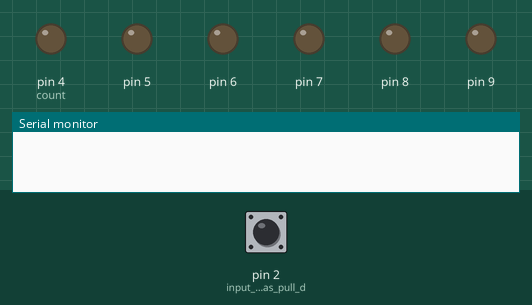
Recording of a sketch running on a simulated Arduino Uno, built with avr-gcc and run on an emulated ATmega328P. On the bench: output pins drawn as LEDs (lit = HIGH), the last lines printed to the serial monitor. The inputs (shaded band) are chosen by the test bench; at power-on: pin 2 (input_connected_as_pull_d) LOW.

Above: at 1.2 s.
1.3 s: pin 2 (input_connected_as_pull_d) driven HIGH
At 2.1 s:
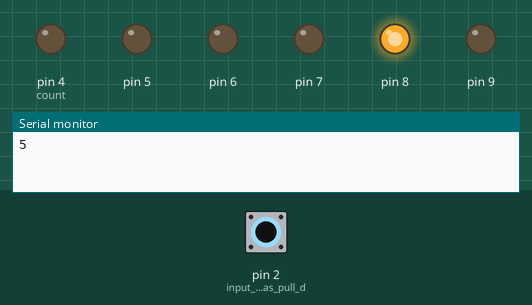
2.8 s: pin 2 (input_connected_as_pull_d) pulsed LOW 5 times (0.12 s each, 0.3 s apart)
At 5.0 s:
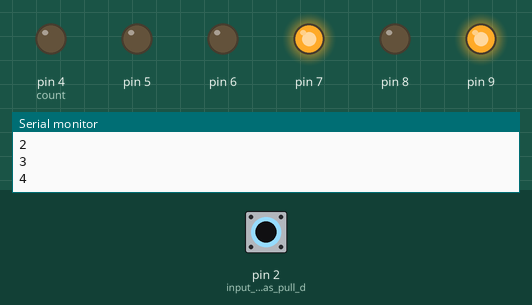
5.8 s: pin 2 (input_connected_as_pull_d) pulsed LOW 2 times (0.12 s each, 0.3 s apart)
At 6.6 s:
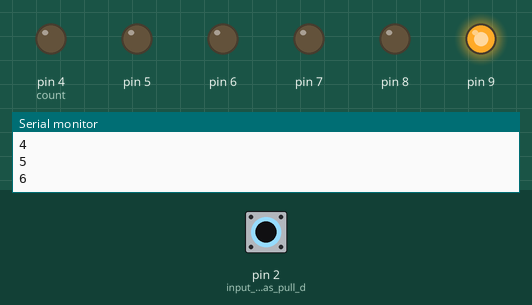
Timing chart, 0 to 8.8 s (numbered marks = the images above; inputs shaded):
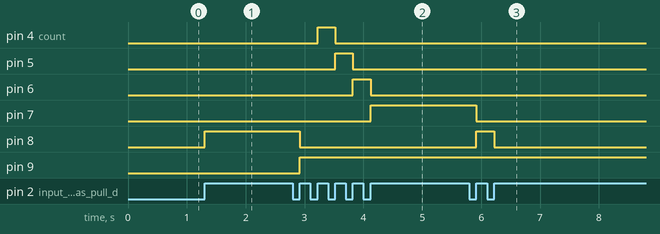

Measured:
- after the input at 1.3 s, pin 8: LOW → HIGH at once
- after the input at 2.8 s, pin 4 (count): LOW → HIGH after 0.42 s, → LOW 0.30 s later; pin 5: LOW → HIGH after 0.72 s, → LOW 0.30 s later; pin 6: LOW → HIGH after 1.0 s, → LOW 0.30 s later; pin 7: LOW → HIGH after 1.3 s; pin 8: HIGH → LOW after 0.12 s
- after the input at 5.8 s, pin 7: HIGH → LOW after 0.12 s; pin 8: LOW → HIGH after 0.12 s, → LOW 0.30 s later

The sketch:

sketch_16_one_way.ino
```cpp
int x, y;
int value = 0;
int valueA = 1;
int count = 4;

void setup() {
  // put your setup code here, to run once:
  Serial.begin(9600);
  pinMode(9, OUTPUT);
  pinMode(2, INPUT); //input connected as pull down method
  pinMode(4, OUTPUT);
  pinMode(5, OUTPUT);
  pinMode(6, OUTPUT);
  pinMode(7, OUTPUT);
  pinMode(8, OUTPUT);
}

void loop() {
  value = digitalRead(2);
  if (value == valueA) {
    if (value == 1) {
      count = count + 1;
      Serial.println(count);
      digitalWrite(count + 3 , 1);
      digitalWrite(count + 2 , 0);

      if (count == 6) {
        count = 0;
      }
    }
    valueA = !value;
    delay(100);
  }

}
```
